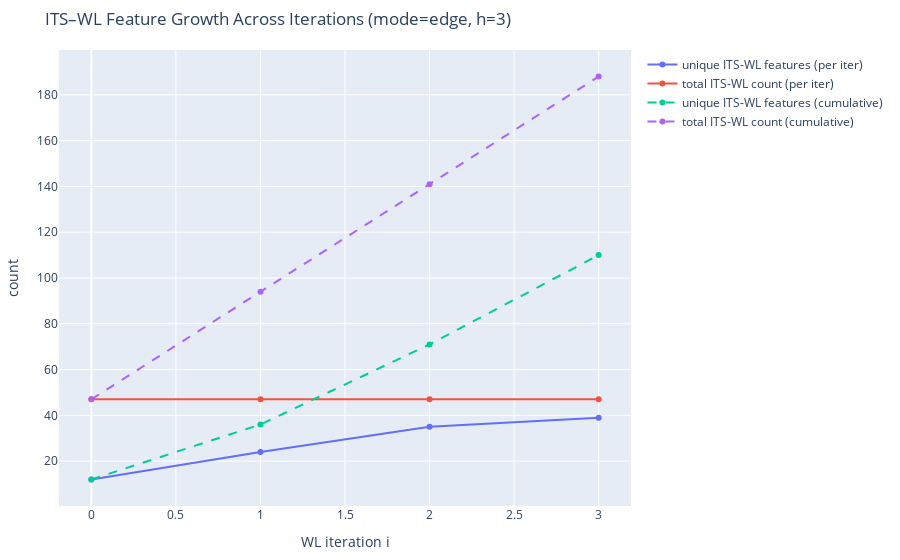

The cell this chart's notebook holds for it:
### Markdown cell above
### ITS–WL Feature Growth Across Iterations
This plot shows how the number of ITS–WL features evolves across WL iterations.
It illustrates how increasing neighborhood depth enriches the ITS representation
until the feature set saturates.

### Code cell
fig = plot_its_wl_feature_growth_from_rsmi(rsmi, h=3, mode="edge")
fig.show()

### Figure 1 — Plotly figure (JSON) as saved in the notebook; plotly's stock layout.template omitted (floating-point values rounded to 4 significant figures)
{"data": [{"mode": "lines+markers", "name": "unique ITS-WL features (per iter)", "type": "scatter", "x": [0, 1, 2, 3], "y": [12, 24, 35, 39]}, {"mode": "lines+markers", "name": "total ITS-WL count (per iter)", "type": "scatter", "x": [0, 1, 2, 3], "y": [47, 47, 47, 47]}, {"line": {"dash": "dash"}, "mode": "lines+markers", "name": "unique ITS-WL features (cumulative)", "type": "scatter", "x": [0, 1, 2, 3], "y": [12, 36, 71, 110]}, {"line": {"dash": "dash"}, "mode": "lines+markers", "name": "total ITS-WL count (cumulative)", "type": "scatter", "x": [0, 1, 2, 3], "y": [47, 94, 141, 188]}], "layout": {"margin": {"b": 30, "l": 30, "r": 30, "t": 50}, "showlegend": true, "title": {"text": "ITS–WL Feature Growth Across Iterations (mode=edge, h=3)"}, "xaxis": {"title": {"text": "WL iteration i"}}, "yaxis": {"title": {"text": "count"}}}}
